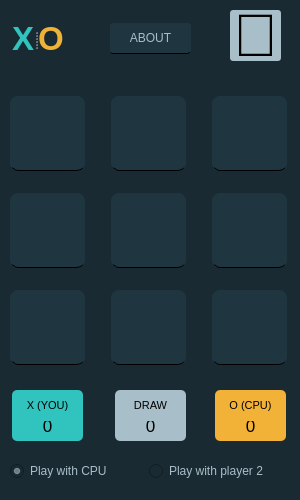
<?xml version="1.0" encoding="UTF-8"?>
<ui version="4.0">
 <class>MainWindow</class>
 <widget class="QMainWindow" name="MainWindow">
  <property name="enabled">
   <bool>true</bool>
  </property>
  <property name="geometry">
   <rect>
    <x>0</x>
    <y>0</y>
    <width>300</width>
    <height>500</height>
   </rect>
  </property>
  <property name="sizePolicy">
   <sizepolicy hsizetype="Preferred" vsizetype="Preferred">
    <horstretch>0</horstretch>
    <verstretch>0</verstretch>
   </sizepolicy>
  </property>
  <property name="minimumSize">
   <size>
    <width>300</width>
    <height>500</height>
   </size>
  </property>
  <property name="maximumSize">
   <size>
    <width>300</width>
    <height>500</height>
   </size>
  </property>
  <property name="windowTitle">
   <string>Tic Tac Toe</string>
  </property>
  <property name="styleSheet">
   <string notr="true">background-color: #192a32;</string>
  </property>
  <widget class="QWidget" name="centralwidget">
   <widget class="QPushButton" name="about_btn">
    <property name="geometry">
     <rect>
      <x>110</x>
      <y>23</y>
      <width>81</width>
      <height>31</height>
     </rect>
    </property>
    <property name="cursor">
     <cursorShape>PointingHandCursor</cursorShape>
    </property>
    <property name="styleSheet">
     <string notr="true">border-radius: 3px;
background-color: #1f3540;
border-bottom : 1px solid black;
color: #A8BEC9;</string>
    </property>
    <property name="text">
     <string>ABOUT</string>
    </property>
   </widget>
   <widget class="QPushButton" name="reset_btn">
    <property name="geometry">
     <rect>
      <x>230</x>
      <y>10</y>
      <width>51</width>
      <height>51</height>
     </rect>
    </property>
    <property name="font">
     <font>
      <pointsize>45</pointsize>
     </font>
    </property>
    <property name="cursor">
     <cursorShape>PointingHandCursor</cursorShape>
    </property>
    <property name="styleSheet">
     <string notr="true">background-color: #A8BEC9;
border-radius: 3px;</string>
    </property>
    <property name="text">
     <string>🔄️</string>
    </property>
    <property name="icon">
     <iconset>
      <activeon>../../againn.png</activeon>
     </iconset>
    </property>
    <property name="iconSize">
     <size>
      <width>14</width>
      <height>14</height>
     </size>
    </property>
   </widget>
   <widget class="QLabel" name="player_1_scoreboard">
    <property name="geometry">
     <rect>
      <x>12</x>
      <y>410</y>
      <width>71</width>
      <height>31</height>
     </rect>
    </property>
    <property name="font">
     <font>
      <pointsize>13</pointsize>
     </font>
    </property>
    <property name="styleSheet">
     <string notr="true">background-color: #31C4BE;
border-radius: 5px;</string>
    </property>
    <property name="text">
     <string>0</string>
    </property>
    <property name="textFormat">
     <enum>Qt::AutoText</enum>
    </property>
    <property name="scaledContents">
     <bool>false</bool>
    </property>
    <property name="alignment">
     <set>Qt::AlignCenter</set>
    </property>
   </widget>
   <widget class="QLabel" name="draw_scoreboard">
    <property name="geometry">
     <rect>
      <x>115</x>
      <y>410</y>
      <width>71</width>
      <height>31</height>
     </rect>
    </property>
    <property name="font">
     <font>
      <pointsize>13</pointsize>
     </font>
    </property>
    <property name="styleSheet">
     <string notr="true">background-color: #A8BEC9;
border-radius: 5px;</string>
    </property>
    <property name="text">
     <string>0</string>
    </property>
    <property name="textFormat">
     <enum>Qt::AutoText</enum>
    </property>
    <property name="scaledContents">
     <bool>false</bool>
    </property>
    <property name="alignment">
     <set>Qt::AlignCenter</set>
    </property>
   </widget>
   <widget class="QLabel" name="label_6">
    <property name="geometry">
     <rect>
      <x>115</x>
      <y>390</y>
      <width>71</width>
      <height>31</height>
     </rect>
    </property>
    <property name="font">
     <font>
      <pointsize>8</pointsize>
     </font>
    </property>
    <property name="styleSheet">
     <string notr="true">background-color: #A8BEC9;
border-radius: 5px;</string>
    </property>
    <property name="text">
     <string>DRAW</string>
    </property>
    <property name="textFormat">
     <enum>Qt::AutoText</enum>
    </property>
    <property name="scaledContents">
     <bool>false</bool>
    </property>
    <property name="alignment">
     <set>Qt::AlignCenter</set>
    </property>
   </widget>
   <widget class="QLabel" name="player_2_scoreboard">
    <property name="geometry">
     <rect>
      <x>215</x>
      <y>410</y>
      <width>71</width>
      <height>31</height>
     </rect>
    </property>
    <property name="font">
     <font>
      <pointsize>13</pointsize>
     </font>
    </property>
    <property name="styleSheet">
     <string notr="true">background-color: #F2B237;
border-radius: 5px;</string>
    </property>
    <property name="text">
     <string>0</string>
    </property>
    <property name="textFormat">
     <enum>Qt::AutoText</enum>
    </property>
    <property name="scaledContents">
     <bool>false</bool>
    </property>
    <property name="alignment">
     <set>Qt::AlignCenter</set>
    </property>
   </widget>
   <widget class="QLabel" name="seccond_player_btn">
    <property name="geometry">
     <rect>
      <x>215</x>
      <y>390</y>
      <width>71</width>
      <height>31</height>
     </rect>
    </property>
    <property name="font">
     <font>
      <pointsize>8</pointsize>
     </font>
    </property>
    <property name="styleSheet">
     <string notr="true">background-color: #F2B237;
border-radius: 5px;</string>
    </property>
    <property name="text">
     <string>O (CPU)</string>
    </property>
    <property name="textFormat">
     <enum>Qt::AutoText</enum>
    </property>
    <property name="scaledContents">
     <bool>false</bool>
    </property>
    <property name="alignment">
     <set>Qt::AlignCenter</set>
    </property>
   </widget>
   <widget class="QSplitter" name="splitter">
    <property name="geometry">
     <rect>
      <x>12</x>
      <y>20</y>
      <width>51</width>
      <height>37</height>
     </rect>
    </property>
    <property name="orientation">
     <enum>Qt::Horizontal</enum>
    </property>
    <widget class="QLabel" name="label">
     <property name="maximumSize">
      <size>
       <width>37</width>
       <height>37</height>
      </size>
     </property>
     <property name="font">
      <font>
       <pointsize>25</pointsize>
       <bold>true</bold>
      </font>
     </property>
     <property name="styleSheet">
      <string notr="true">color: #31C4BE;</string>
     </property>
     <property name="text">
      <string>X</string>
     </property>
    </widget>
    <widget class="QLabel" name="label_2">
     <property name="maximumSize">
      <size>
       <width>37</width>
       <height>37</height>
      </size>
     </property>
     <property name="font">
      <font>
       <pointsize>25</pointsize>
       <bold>true</bold>
      </font>
     </property>
     <property name="styleSheet">
      <string notr="true">color: #EFB238;</string>
     </property>
     <property name="text">
      <string>O</string>
     </property>
    </widget>
   </widget>
   <widget class="QWidget" name="layoutWidget">
    <property name="geometry">
     <rect>
      <x>-10</x>
      <y>80</y>
      <width>320</width>
      <height>301</height>
     </rect>
    </property>
    <layout class="QGridLayout" name="gridLayout">
     <item row="0" column="0">
      <widget class="QPushButton" name="btn_1">
       <property name="sizePolicy">
        <sizepolicy hsizetype="Expanding" vsizetype="Expanding">
         <horstretch>0</horstretch>
         <verstretch>0</verstretch>
        </sizepolicy>
       </property>
       <property name="maximumSize">
        <size>
         <width>75</width>
         <height>75</height>
        </size>
       </property>
       <property name="font">
        <font>
         <pointsize>30</pointsize>
         <bold>true</bold>
        </font>
       </property>
       <property name="cursor">
        <cursorShape>PointingHandCursor</cursorShape>
       </property>
       <property name="mouseTracking">
        <bool>false</bool>
       </property>
       <property name="focusPolicy">
        <enum>Qt::NoFocus</enum>
       </property>
       <property name="styleSheet">
        <string notr="true">background-color: #1f3540;
border-radius: 8px; 
border-bottom : 1px solid black</string>
       </property>
       <property name="text">
        <string/>
       </property>
       <property name="iconSize">
        <size>
         <width>29</width>
         <height>16</height>
        </size>
       </property>
      </widget>
     </item>
     <item row="1" column="0">
      <widget class="QPushButton" name="btn_4">
       <property name="sizePolicy">
        <sizepolicy hsizetype="Expanding" vsizetype="Expanding">
         <horstretch>0</horstretch>
         <verstretch>0</verstretch>
        </sizepolicy>
       </property>
       <property name="maximumSize">
        <size>
         <width>75</width>
         <height>75</height>
        </size>
       </property>
       <property name="font">
        <font>
         <pointsize>30</pointsize>
         <bold>true</bold>
        </font>
       </property>
       <property name="cursor">
        <cursorShape>PointingHandCursor</cursorShape>
       </property>
       <property name="mouseTracking">
        <bool>false</bool>
       </property>
       <property name="styleSheet">
        <string notr="true">background-color: #1f3540;
border-radius: 8px; 
border-bottom : 1px solid black</string>
       </property>
       <property name="text">
        <string/>
       </property>
       <property name="iconSize">
        <size>
         <width>29</width>
         <height>16</height>
        </size>
       </property>
      </widget>
     </item>
     <item row="1" column="1">
      <widget class="QPushButton" name="btn_5">
       <property name="sizePolicy">
        <sizepolicy hsizetype="Expanding" vsizetype="Expanding">
         <horstretch>0</horstretch>
         <verstretch>0</verstretch>
        </sizepolicy>
       </property>
       <property name="maximumSize">
        <size>
         <width>75</width>
         <height>75</height>
        </size>
       </property>
       <property name="font">
        <font>
         <pointsize>30</pointsize>
         <bold>true</bold>
        </font>
       </property>
       <property name="cursor">
        <cursorShape>PointingHandCursor</cursorShape>
       </property>
       <property name="mouseTracking">
        <bool>false</bool>
       </property>
       <property name="styleSheet">
        <string notr="true">background-color: #1f3540;
border-radius: 8px; 
border-bottom : 1px solid black</string>
       </property>
       <property name="text">
        <string/>
       </property>
       <property name="iconSize">
        <size>
         <width>29</width>
         <height>16</height>
        </size>
       </property>
      </widget>
     </item>
     <item row="1" column="2">
      <widget class="QPushButton" name="btn_6">
       <property name="sizePolicy">
        <sizepolicy hsizetype="Expanding" vsizetype="Expanding">
         <horstretch>0</horstretch>
         <verstretch>0</verstretch>
        </sizepolicy>
       </property>
       <property name="maximumSize">
        <size>
         <width>75</width>
         <height>75</height>
        </size>
       </property>
       <property name="font">
        <font>
         <pointsize>30</pointsize>
         <bold>true</bold>
        </font>
       </property>
       <property name="cursor">
        <cursorShape>PointingHandCursor</cursorShape>
       </property>
       <property name="mouseTracking">
        <bool>false</bool>
       </property>
       <property name="styleSheet">
        <string notr="true">background-color: #1f3540;
border-radius: 8px; 
border-bottom : 1px solid black</string>
       </property>
       <property name="text">
        <string/>
       </property>
       <property name="iconSize">
        <size>
         <width>29</width>
         <height>16</height>
        </size>
       </property>
      </widget>
     </item>
     <item row="2" column="2">
      <widget class="QPushButton" name="btn_9">
       <property name="sizePolicy">
        <sizepolicy hsizetype="Expanding" vsizetype="Expanding">
         <horstretch>0</horstretch>
         <verstretch>0</verstretch>
        </sizepolicy>
       </property>
       <property name="maximumSize">
        <size>
         <width>75</width>
         <height>75</height>
        </size>
       </property>
       <property name="font">
        <font>
         <pointsize>30</pointsize>
         <bold>true</bold>
        </font>
       </property>
       <property name="cursor">
        <cursorShape>PointingHandCursor</cursorShape>
       </property>
       <property name="mouseTracking">
        <bool>false</bool>
       </property>
       <property name="styleSheet">
        <string notr="true">background-color: #1f3540;
border-radius: 8px; 
border-bottom : 1px solid black</string>
       </property>
       <property name="text">
        <string/>
       </property>
       <property name="iconSize">
        <size>
         <width>29</width>
         <height>16</height>
        </size>
       </property>
      </widget>
     </item>
     <item row="2" column="0">
      <widget class="QPushButton" name="btn_7">
       <property name="sizePolicy">
        <sizepolicy hsizetype="Expanding" vsizetype="Expanding">
         <horstretch>0</horstretch>
         <verstretch>0</verstretch>
        </sizepolicy>
       </property>
       <property name="maximumSize">
        <size>
         <width>75</width>
         <height>75</height>
        </size>
       </property>
       <property name="font">
        <font>
         <pointsize>30</pointsize>
         <bold>true</bold>
        </font>
       </property>
       <property name="cursor">
        <cursorShape>PointingHandCursor</cursorShape>
       </property>
       <property name="mouseTracking">
        <bool>false</bool>
       </property>
       <property name="styleSheet">
        <string notr="true">background-color: #1f3540;
border-radius: 8px; 
border-bottom : 1px solid black</string>
       </property>
       <property name="text">
        <string/>
       </property>
       <property name="iconSize">
        <size>
         <width>29</width>
         <height>16</height>
        </size>
       </property>
      </widget>
     </item>
     <item row="2" column="1">
      <widget class="QPushButton" name="btn_8">
       <property name="sizePolicy">
        <sizepolicy hsizetype="Expanding" vsizetype="Expanding">
         <horstretch>0</horstretch>
         <verstretch>0</verstretch>
        </sizepolicy>
       </property>
       <property name="maximumSize">
        <size>
         <width>75</width>
         <height>75</height>
        </size>
       </property>
       <property name="font">
        <font>
         <pointsize>30</pointsize>
         <bold>true</bold>
        </font>
       </property>
       <property name="cursor">
        <cursorShape>PointingHandCursor</cursorShape>
       </property>
       <property name="mouseTracking">
        <bool>false</bool>
       </property>
       <property name="styleSheet">
        <string notr="true">background-color: #1f3540;
border-radius: 8px; 
border-bottom : 1px solid black</string>
       </property>
       <property name="text">
        <string/>
       </property>
       <property name="iconSize">
        <size>
         <width>29</width>
         <height>16</height>
        </size>
       </property>
      </widget>
     </item>
     <item row="0" column="2">
      <widget class="QPushButton" name="btn_3">
       <property name="sizePolicy">
        <sizepolicy hsizetype="Expanding" vsizetype="Expanding">
         <horstretch>0</horstretch>
         <verstretch>0</verstretch>
        </sizepolicy>
       </property>
       <property name="maximumSize">
        <size>
         <width>75</width>
         <height>75</height>
        </size>
       </property>
       <property name="font">
        <font>
         <pointsize>30</pointsize>
         <bold>true</bold>
        </font>
       </property>
       <property name="cursor">
        <cursorShape>PointingHandCursor</cursorShape>
       </property>
       <property name="mouseTracking">
        <bool>false</bool>
       </property>
       <property name="styleSheet">
        <string notr="true">background-color: #1f3540;
border-radius: 8px; 
border-bottom : 1px solid black</string>
       </property>
       <property name="text">
        <string/>
       </property>
       <property name="iconSize">
        <size>
         <width>29</width>
         <height>16</height>
        </size>
       </property>
      </widget>
     </item>
     <item row="0" column="1">
      <widget class="QPushButton" name="btn_2">
       <property name="sizePolicy">
        <sizepolicy hsizetype="Expanding" vsizetype="Expanding">
         <horstretch>0</horstretch>
         <verstretch>0</verstretch>
        </sizepolicy>
       </property>
       <property name="maximumSize">
        <size>
         <width>75</width>
         <height>75</height>
        </size>
       </property>
       <property name="font">
        <font>
         <pointsize>30</pointsize>
         <bold>true</bold>
        </font>
       </property>
       <property name="cursor">
        <cursorShape>PointingHandCursor</cursorShape>
       </property>
       <property name="mouseTracking">
        <bool>false</bool>
       </property>
       <property name="styleSheet">
        <string notr="true">background-color: #1f3540;
border-radius: 8px; 
border-bottom : 1px solid black</string>
       </property>
       <property name="text">
        <string/>
       </property>
       <property name="iconSize">
        <size>
         <width>29</width>
         <height>16</height>
        </size>
       </property>
      </widget>
     </item>
    </layout>
   </widget>
   <widget class="QLabel" name="label_3">
    <property name="geometry">
     <rect>
      <x>12</x>
      <y>390</y>
      <width>71</width>
      <height>31</height>
     </rect>
    </property>
    <property name="font">
     <font>
      <pointsize>8</pointsize>
     </font>
    </property>
    <property name="styleSheet">
     <string notr="true">background-color: #31C4BE;
border-radius: 5px;</string>
    </property>
    <property name="text">
     <string>X (YOU)</string>
    </property>
    <property name="textFormat">
     <enum>Qt::AutoText</enum>
    </property>
    <property name="scaledContents">
     <bool>false</bool>
    </property>
    <property name="alignment">
     <set>Qt::AlignCenter</set>
    </property>
   </widget>
   <widget class="QWidget" name="layoutWidget">
    <property name="geometry">
     <rect>
      <x>10</x>
      <y>460</y>
      <width>271</width>
      <height>22</height>
     </rect>
    </property>
    <layout class="QHBoxLayout" name="horizontalLayout">
     <item>
      <widget class="QRadioButton" name="play_vs_cpu">
       <property name="enabled">
        <bool>true</bool>
       </property>
       <property name="styleSheet">
        <string notr="true">color: #A8BEC9;</string>
       </property>
       <property name="text">
        <string>Play with CPU</string>
       </property>
       <property name="checked">
        <bool>true</bool>
       </property>
      </widget>
     </item>
     <item>
      <widget class="QRadioButton" name="play_vs_player">
       <property name="enabled">
        <bool>true</bool>
       </property>
       <property name="styleSheet">
        <string notr="true">color: #A8BEC9;</string>
       </property>
       <property name="text">
        <string>Play with player 2</string>
       </property>
      </widget>
     </item>
    </layout>
   </widget>
  </widget>
  <widget class="QMenuBar" name="menubar">
   <property name="geometry">
    <rect>
     <x>0</x>
     <y>0</y>
     <width>300</width>
     <height>22</height>
    </rect>
   </property>
  </widget>
  <widget class="QStatusBar" name="statusbar"/>
 </widget>
 <resources/>
 <connections/>
</ui>
